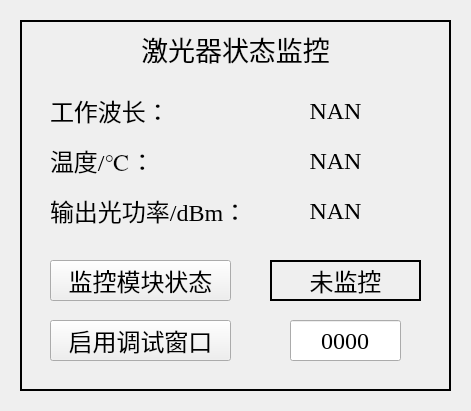
       <widget class="QWidget" name="widgetWatchParamLaser_1" native="true">
        <property name="geometry">
         <rect>
          <x>1120</x>
          <y>410</y>
          <width>471</width>
          <height>411</height>
         </rect>
        </property>
        <widget class="QLabel" name="labelWatchWavelnLaser_1">
         <property name="geometry">
          <rect>
           <x>240</x>
           <y>90</y>
           <width>191</width>
           <height>41</height>
          </rect>
         </property>
         <property name="sizePolicy">
          <sizepolicy hsizetype="Ignored" vsizetype="Ignored">
           <horstretch>0</horstretch>
           <verstretch>0</verstretch>
          </sizepolicy>
         </property>
         <property name="font">
          <font>
           <family>Times New Roman</family>
           <pointsize>18</pointsize>
          </font>
         </property>
         <property name="text">
          <string>NAN</string>
         </property>
         <property name="alignment">
          <set>Qt::AlignCenter</set>
         </property>
        </widget>
        <widget class="QLabel" name="labelWatchPwrLaser_1">
         <property name="geometry">
          <rect>
           <x>250</x>
           <y>190</y>
           <width>171</width>
           <height>41</height>
          </rect>
         </property>
         <property name="sizePolicy">
          <sizepolicy hsizetype="Ignored" vsizetype="Ignored">
           <horstretch>0</horstretch>
           <verstretch>0</verstretch>
          </sizepolicy>
         </property>
         <property name="font">
          <font>
           <family>Times New Roman</family>
           <pointsize>18</pointsize>
          </font>
         </property>
         <property name="text">
          <string>NAN</string>
         </property>
         <property name="alignment">
          <set>Qt::AlignCenter</set>
         </property>
        </widget>
        <widget class="QLabel" name="labelHintWatchTempLaser_1">
         <property name="geometry">
          <rect>
           <x>50</x>
           <y>140</y>
           <width>201</width>
           <height>41</height>
          </rect>
         </property>
         <property name="sizePolicy">
          <sizepolicy hsizetype="Ignored" vsizetype="Ignored">
           <horstretch>0</horstretch>
           <verstretch>0</verstretch>
          </sizepolicy>
         </property>
         <property name="font">
          <font>
           <family>Times New Roman</family>
           <pointsize>18</pointsize>
          </font>
         </property>
         <property name="text">
          <string>温度/℃：</string>
         </property>
        </widget>
        <widget class="QLabel" name="labelHintWatchPwrLaser_1">
         <property name="geometry">
          <rect>
           <x>50</x>
           <y>190</y>
           <width>201</width>
           <height>41</height>
          </rect>
         </property>
         <property name="sizePolicy">
          <sizepolicy hsizetype="Ignored" vsizetype="Ignored">
           <horstretch>0</horstretch>
           <verstretch>0</verstretch>
          </sizepolicy>
         </property>
         <property name="font">
          <font>
           <family>Times New Roman</family>
           <pointsize>18</pointsize>
          </font>
         </property>
         <property name="text">
          <string>输出光功率/dBm：</string>
         </property>
        </widget>
        <widget class="QLabel" name="labelHintWatchWavelnLaser_1">
         <property name="geometry">
          <rect>
           <x>50</x>
           <y>90</y>
           <width>201</width>
           <height>41</height>
          </rect>
         </property>
         <property name="sizePolicy">
          <sizepolicy hsizetype="Ignored" vsizetype="Ignored">
           <horstretch>0</horstretch>
           <verstretch>0</verstretch>
          </sizepolicy>
         </property>
         <property name="font">
          <font>
           <family>Times New Roman</family>
           <pointsize>18</pointsize>
          </font>
         </property>
         <property name="text">
          <string>工作波长：</string>
         </property>
        </widget>
        <widget class="QLabel" name="labelWatchTempLaser_1">
         <property name="geometry">
          <rect>
           <x>250</x>
           <y>140</y>
           <width>171</width>
           <height>41</height>
          </rect>
         </property>
         <property name="sizePolicy">
          <sizepolicy hsizetype="Ignored" vsizetype="Ignored">
           <horstretch>0</horstretch>
           <verstretch>0</verstretch>
          </sizepolicy>
         </property>
         <property name="font">
          <font>
           <family>Times New Roman</family>
           <pointsize>18</pointsize>
          </font>
         </property>
         <property name="text">
          <string>NAN</string>
         </property>
         <property name="alignment">
          <set>Qt::AlignCenter</set>
         </property>
        </widget>
        <widget class="QPushButton" name="pushButtonToggleWatchStateLaser_1">
         <property name="geometry">
          <rect>
           <x>50</x>
           <y>260</y>
           <width>181</width>
           <height>41</height>
          </rect>
         </property>
         <property name="sizePolicy">
          <sizepolicy hsizetype="Ignored" vsizetype="Ignored">
           <horstretch>0</horstretch>
           <verstretch>0</verstretch>
          </sizepolicy>
         </property>
         <property name="font">
          <font>
           <family>Times New Roman</family>
           <pointsize>18</pointsize>
          </font>
         </property>
         <property name="text">
          <string>监控模块状态</string>
         </property>
        </widget>
        <widget class="QLabel" name="labelWatchIfOnLaser_1">
         <property name="geometry">
          <rect>
           <x>270</x>
           <y>260</y>
           <width>151</width>
           <height>41</height>
          </rect>
         </property>
         <property name="sizePolicy">
          <sizepolicy hsizetype="Ignored" vsizetype="Ignored">
           <horstretch>0</horstretch>
           <verstretch>0</verstretch>
          </sizepolicy>
         </property>
         <property name="font">
          <font>
           <family>Times New Roman</family>
           <pointsize>18</pointsize>
          </font>
         </property>
         <property name="frameShape">
          <enum>QFrame::WinPanel</enum>
         </property>
         <property name="text">
          <string>未监控</string>
         </property>
         <property name="alignment">
          <set>Qt::AlignCenter</set>
         </property>
        </widget>
        <widget class="QLabel" name="labelBgHintWatchLaser_1">
         <property name="geometry">
          <rect>
           <x>20</x>
           <y>20</y>
           <width>431</width>
           <height>371</height>
          </rect>
         </property>
         <property name="font">
          <font>
           <family>Times New Roman</family>
           <pointsize>20</pointsize>
          </font>
         </property>
         <property name="frameShape">
          <enum>QFrame::WinPanel</enum>
         </property>
         <property name="text">
          <string>激光器状态监控</string>
         </property>
         <property name="alignment">
          <set>Qt::AlignHCenter|Qt::AlignTop</set>
         </property>
         <property name="margin">
          <number>10</number>
         </property>
        </widget>
        <widget class="QPushButton" name="pushButtonOpenDebuggerLaser_1">
         <property name="geometry">
          <rect>
           <x>50</x>
           <y>320</y>
           <width>181</width>
           <height>41</height>
          </rect>
         </property>
         <property name="sizePolicy">
          <sizepolicy hsizetype="Ignored" vsizetype="Ignored">
           <horstretch>0</horstretch>
           <verstretch>0</verstretch>
          </sizepolicy>
         </property>
         <property name="font">
          <font>
           <family>Times New Roman</family>
           <pointsize>18</pointsize>
          </font>
         </property>
         <property name="text">
          <string>启用调试窗口</string>
         </property>
        </widget>
        <widget class="QLineEdit" name="lineEditOpenDebuggerCodeLaser_1">
         <property name="geometry">
          <rect>
           <x>290</x>
           <y>320</y>
           <width>111</width>
           <height>41</height>
          </rect>
         </property>
         <property name="sizePolicy">
          <sizepolicy hsizetype="Ignored" vsizetype="Ignored">
           <horstretch>0</horstretch>
           <verstretch>0</verstretch>
          </sizepolicy>
         </property>
         <property name="font">
          <font>
           <family>Times New Roman</family>
           <pointsize>18</pointsize>
          </font>
         </property>
         <property name="text">
          <string>0000</string>
         </property>
         <property name="alignment">
          <set>Qt::AlignCenter</set>
         </property>
        </widget>
        <zorder>labelBgHintWatchLaser_1</zorder>
        <zorder>labelWatchWavelnLaser_1</zorder>
        <zorder>labelWatchPwrLaser_1</zorder>
        <zorder>labelHintWatchTempLaser_1</zorder>
        <zorder>labelHintWatchPwrLaser_1</zorder>
        <zorder>labelHintWatchWavelnLaser_1</zorder>
        <zorder>labelWatchTempLaser_1</zorder>
        <zorder>pushButtonToggleWatchStateLaser_1</zorder>
        <zorder>labelWatchIfOnLaser_1</zorder>
        <zorder>pushButtonOpenDebuggerLaser_1</zorder>
        <zorder>lineEditOpenDebuggerCodeLaser_1</zorder>
       </widget>
